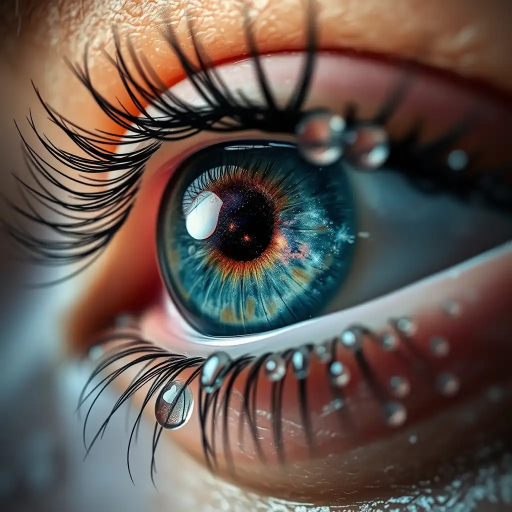
#> input picture Image Border/image2.png, 1024 x 1024 px (shown at 1/2 size)
$ jupyter execute border.ipynb
#> lines starting #> are read from the running program, lines starting #| are printed output that depends on the picture
In OpenCV, you can add a border (padding) around an image using cv2.copyMakeBorder().
It’s useful for things like framing, preparing for convolution, or preventing cropping in certain filters.

Syntax:-
cv2.copyMakeBorder(src, top, bottom, left, right, borderType, value)
Parameters

src → Original image

top, bottom, left, right → Border thickness in pixels

borderType → Type of border (explained below)

value → Border color (used only for BORDER_CONSTANT)

# Border Types
# cv2.BORDER_CONSTANT – Solid color border

# cv2.BORDER_REFLECT – Mirror reflection without repeating border pixel

# cv2.BORDER_REFLECT_101 – Mirror reflection but starts with border pixel

# cv2.BORDER_REPLICATE – Repeats edge pixels

# cv2.BORDER_WRAP – Wraps image around

[cell 1]
import cv2
import numpy as np

[cell 2]
org_img=cv2.imread('image2.png')
#> org_img is the input picture: shape (1024, 1024, 3); mean B, G, R 79.8, 86.8, 98.9
res_img=cv2.resize(org_img,(300,300))
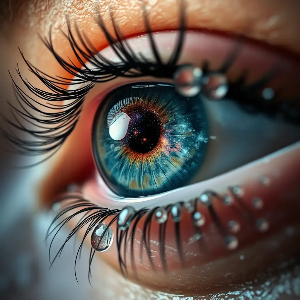
#> res_img: shape (300, 300, 3); mean B, G, R 79.6, 86.7, 98.7

img1=cv2.copyMakeBorder(res_img,20,20,20,20,cv2.BORDER_CONSTANT,None,value=2)
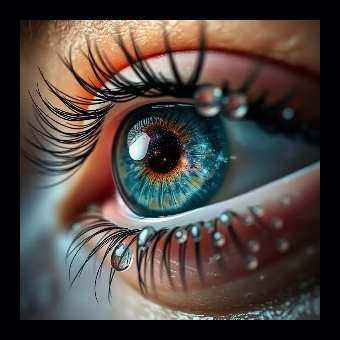
#> img1: shape (340, 340, 3); mean B, G, R 62.4, 67.5, 76.9
img1=cv2.resize(img1,(300,300))
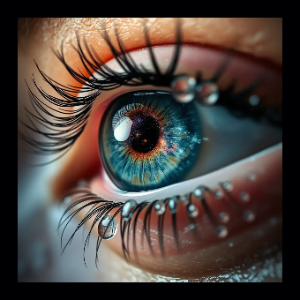
#> img1: shape (300, 300, 3); mean B, G, R 62.3, 67.4, 76.8

img2=cv2.copyMakeBorder(res_img,20,20,20,20,cv2.BORDER_DEFAULT)
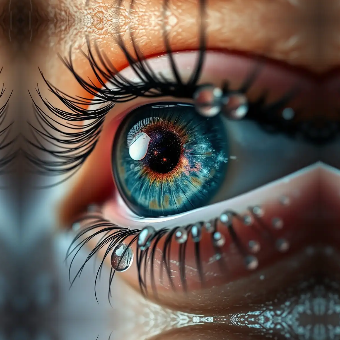
#> img2: shape (340, 340, 3); mean B, G, R 78.4, 86.1, 98.3
img2=cv2.resize(img2,(300,300))
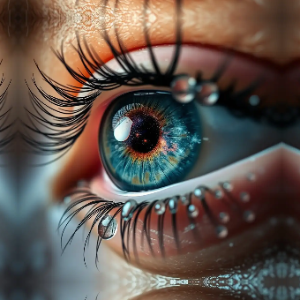
#> img2: shape (300, 300, 3); mean B, G, R 78.3, 86, 98.2

img3=cv2.copyMakeBorder(res_img,20,20,20,20,cv2.BORDER_ISOLATED)
img3=cv2.resize(img3,(300,300))
#> img3: shape (300, 300, 3)


img4=cv2.copyMakeBorder(res_img,20,20,20,20,cv2.BORDER_REFLECT)
img4=cv2.resize(img4,(300,300))
#> img4: shape (300, 300, 3)

h=np.hstack((res_img,img1,img2,img3,img4))
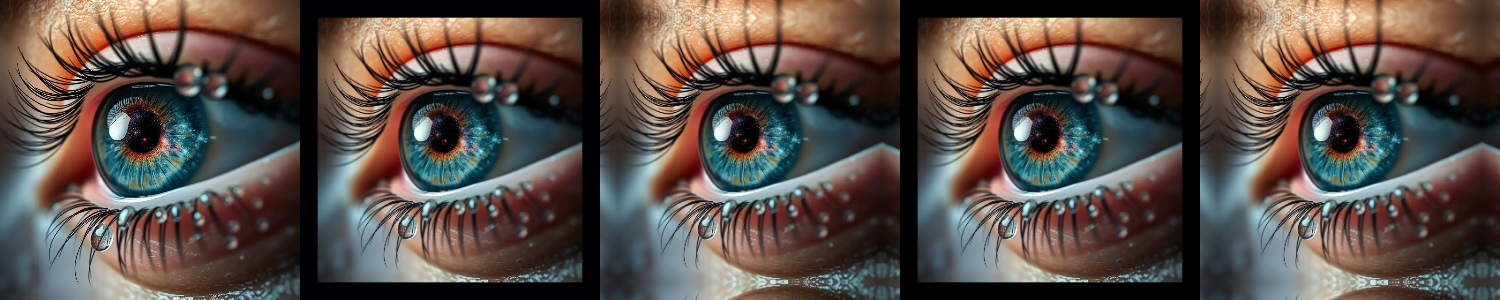
#> h: shape (300, 1500, 3); mean B, G, R 72.1, 78.7, 89.7


cv2.imshow('durgesh',h)
cv2.waitKey(0)
cv2.destroyAllWindows()
